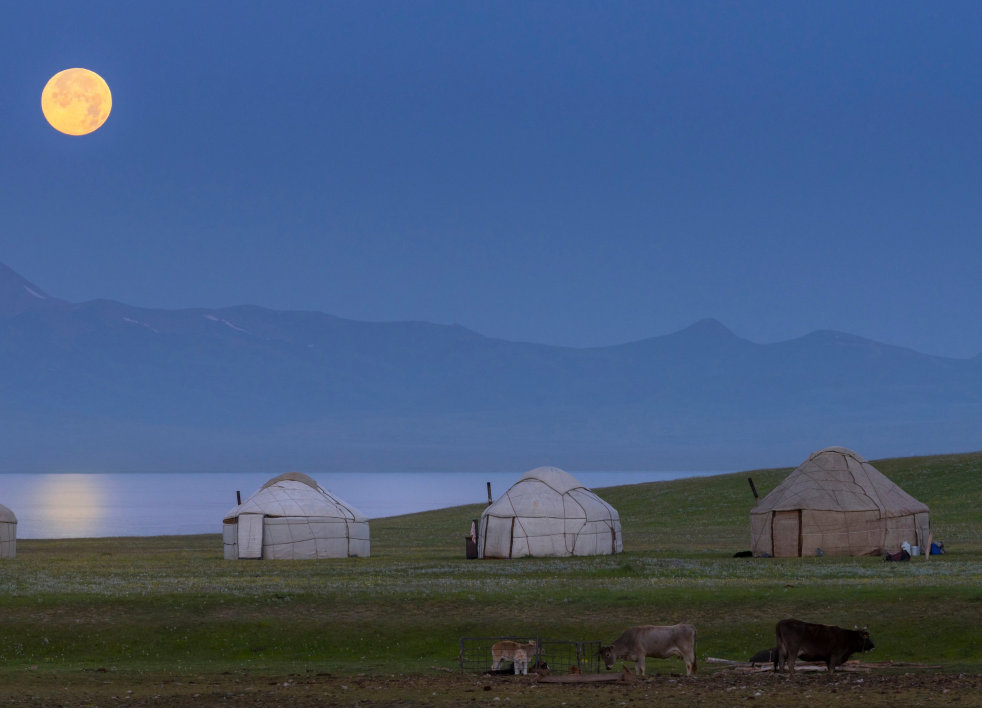
#> input picture image.png, 1964 x 1416 px (shown at 1/2 size)
$ python -i watermark_cli.py   (imports and definitions only)
#> lines starting #> are read from the running program, lines starting #| are printed output that depends on the picture
import os
import sys
from pathlib import Path
from typing import Optional, Tuple, Union, List

from PIL import Image, ImageDraw, ImageFont, ImageColor


SUPPORTED_EXTENSIONS = {".jpg", ".jpeg", ".png"}


# [83 lines left out: functions prompt_user_inputs, ensure_output_dir, list_images_in_dir, try_load_truetype_font, not called in this run]


def extract_exif_date(image: Image.Image) -> Optional[str]:
    """Extract date string (YYYY-MM-DD) from EXIF DateTimeOriginal or DateTime."""
    # Prefer Pillow >=7's getexif()
    exif = None
    try:
        exif = image.getexif()
    except Exception:
        pass

    date_value = None
    if exif:
        # 36867: DateTimeOriginal, 306: DateTime
        for tag in (36867, 306):
            value = exif.get(tag)
            if value:
                date_value = str(value)
                break

    if not date_value:
        # Fallback to legacy _getexif
        try:
            raw = image._getexif()  # type: ignore[attr-defined]
            if raw and isinstance(raw, dict):
                for tag in (36867, 306):
                    if tag in raw and raw[tag]:
                        date_value = str(raw[tag])
                        break
        except Exception:
            pass

    if not date_value:
        return None

    # Common EXIF datetime format: "YYYY:MM:DD HH:MM:SS"
    try:
        date_part = date_value.split(" ")[0]
        yyyy, mm, dd = date_part.split(":")
        return f"{int(yyyy):04d}-{int(mm):02d}-{int(dd):02d}"
    except Exception:
        # Try alternative format YYYY-MM-DD HH:MM:SS
        try:
            date_part = date_value.split(" ")[0]
            yyyy, mm, dd = date_part.split("-")
            return f"{int(yyyy):04d}-{int(mm):02d}-{int(dd):02d}"
        except Exception:
            return None


# [153 lines left out: functions compute_position, draw_text_watermark, process_targets, normalize_color_input, not called in this run]


# Chinese position to internal key
POSITION_CN_TO_KEY = {
    "左上角": "left_top",
    "左下角": "left_bottom",
    "右上角": "right_top",
    "右下角": "right_bottom",
    "中间": "center",
    "上边缘": "top_center",
    "下边缘": "bottom_center",
}


# [17 lines left out: function main, not called in this run]


# [6 lines not run here, left out]

>>> import cv2
>>> picture = cv2.imread('image.png', cv2.IMREAD_GRAYSCALE)
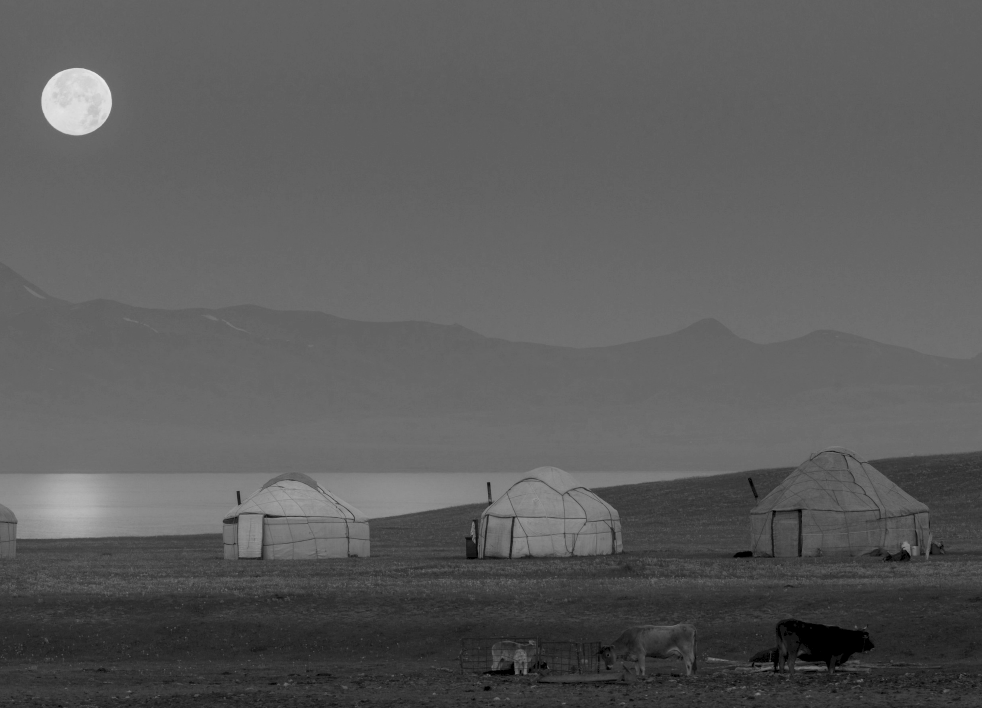
#> picture: shape (1416, 1964) (shown at 1/2 size); min 0, max 238, mean 91.1
>>> result = extract_exif_date(picture)
